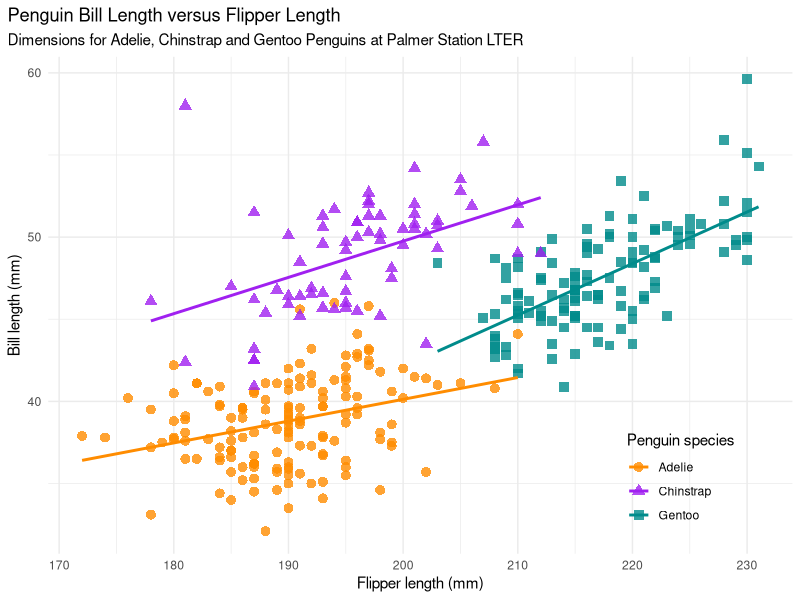
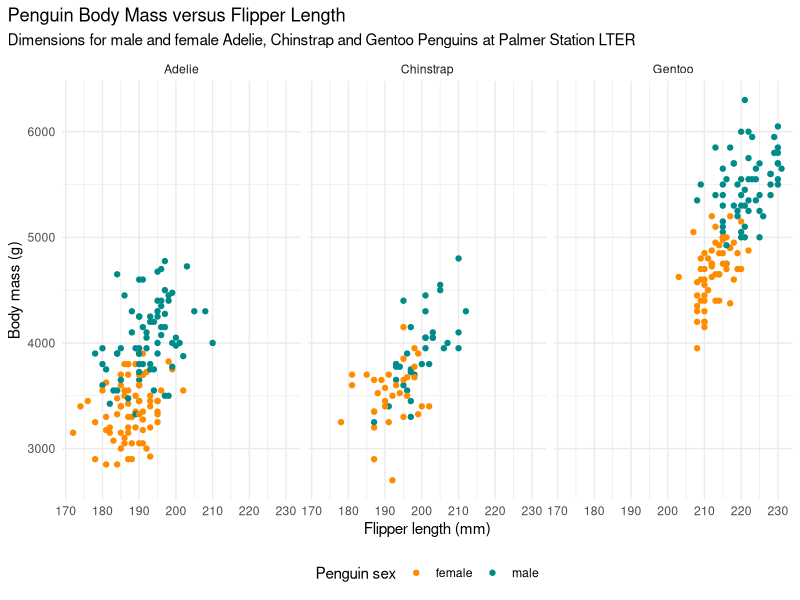

Recreate these plots in R, in order.
## ---- chunk 1
#| echo: true
#| message: false
#| warning: false
#| code-fold: true

# To install the released version from CRAN use:
# install.packages("ggplot2")
# install.packages("palmerpenguins")

# To install the development version from GitHub use:
# install.packages("remotes")
# remotes::install_github("allisonhorst/palmerpenguins")
# remotes::install_github("mohitshrestha/automaton")

library(ggplot2)
library(palmerpenguins)
ggplot2::theme_set(ggplot2::theme_minimal())
## ---- chunk 2
#| echo: true
#| message: false
#| warning: false
#| code-fold: true

flipper_len_bill_len <- ggplot(data = penguins,
                         aes(x = flipper_length_mm,
                             y = bill_length_mm,
                             group = species)) +
  geom_point(aes(color = species, 
                 shape = species),
             size = 3,
             alpha = 0.8) +
  geom_smooth(method = "lm", se = FALSE, aes(color = species)) +
  scale_color_manual(values = c("darkorange","purple","cyan4")) +
  labs(title = "Penguin Bill Length versus Flipper Length",
       subtitle = "Dimensions for Adelie, Chinstrap and Gentoo Penguins at Palmer Station LTER",
       x = "Flipper length (mm)",
       y = "Bill length (mm)",
       color = "Penguin species",
       shape = "Penguin species") +
  theme(legend.position = c(0.85, 0.15),
        plot.title.position = "plot",
        plot.caption = element_text(hjust = 0, face= "italic"),
        plot.caption.position = "plot")

flipper_len_bill_len
## ---- chunk 3
#| echo: true
#| message: false
#| warning: false
#| code-fold: true

ggplot(penguins, aes(x = flipper_length_mm,
                            y = body_mass_g)) +
  geom_point(aes(color = sex)) +
  scale_color_manual(values = c("darkorange","cyan4"), na.translate = FALSE) +
  labs(title = "Penguin Body Mass versus Flipper Length",
       subtitle = "Dimensions for male and female Adelie, Chinstrap and Gentoo Penguins at Palmer Station LTER",
       x = "Flipper length (mm)",
       y = "Body mass (g)",
       color = "Penguin sex") +
  theme(legend.position = "bottom",
        plot.title.position = "plot",
        plot.caption = element_text(hjust = 0, face= "italic"),
        plot.caption.position = "plot") +
  facet_wrap(~species)
## ---- chunk 4
#| echo: true
#| message: false
#| warning: false
#| code-fold: true

citation("palmerpenguins")
